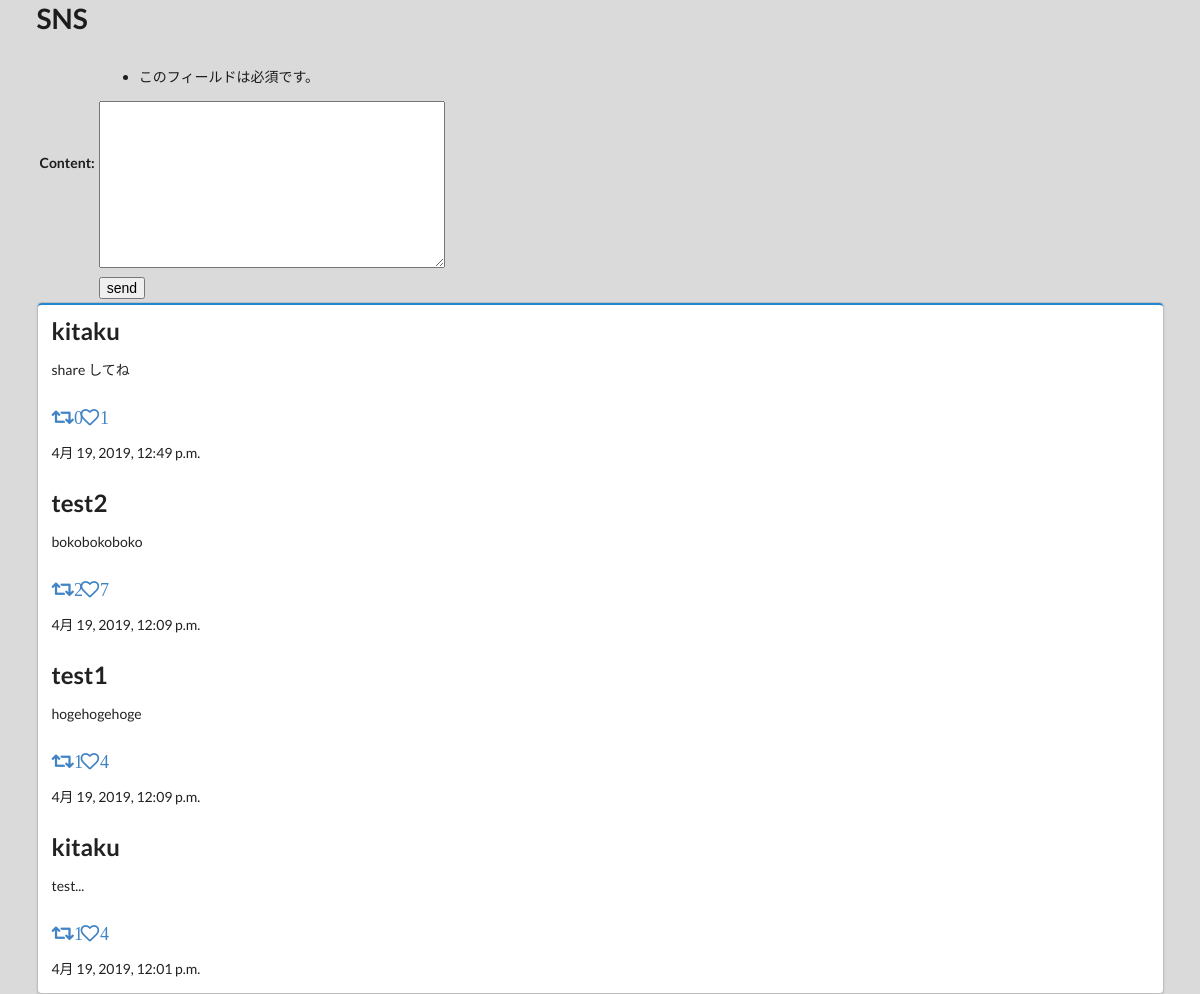
Page /sns/ (signed in) on the earlier database version.
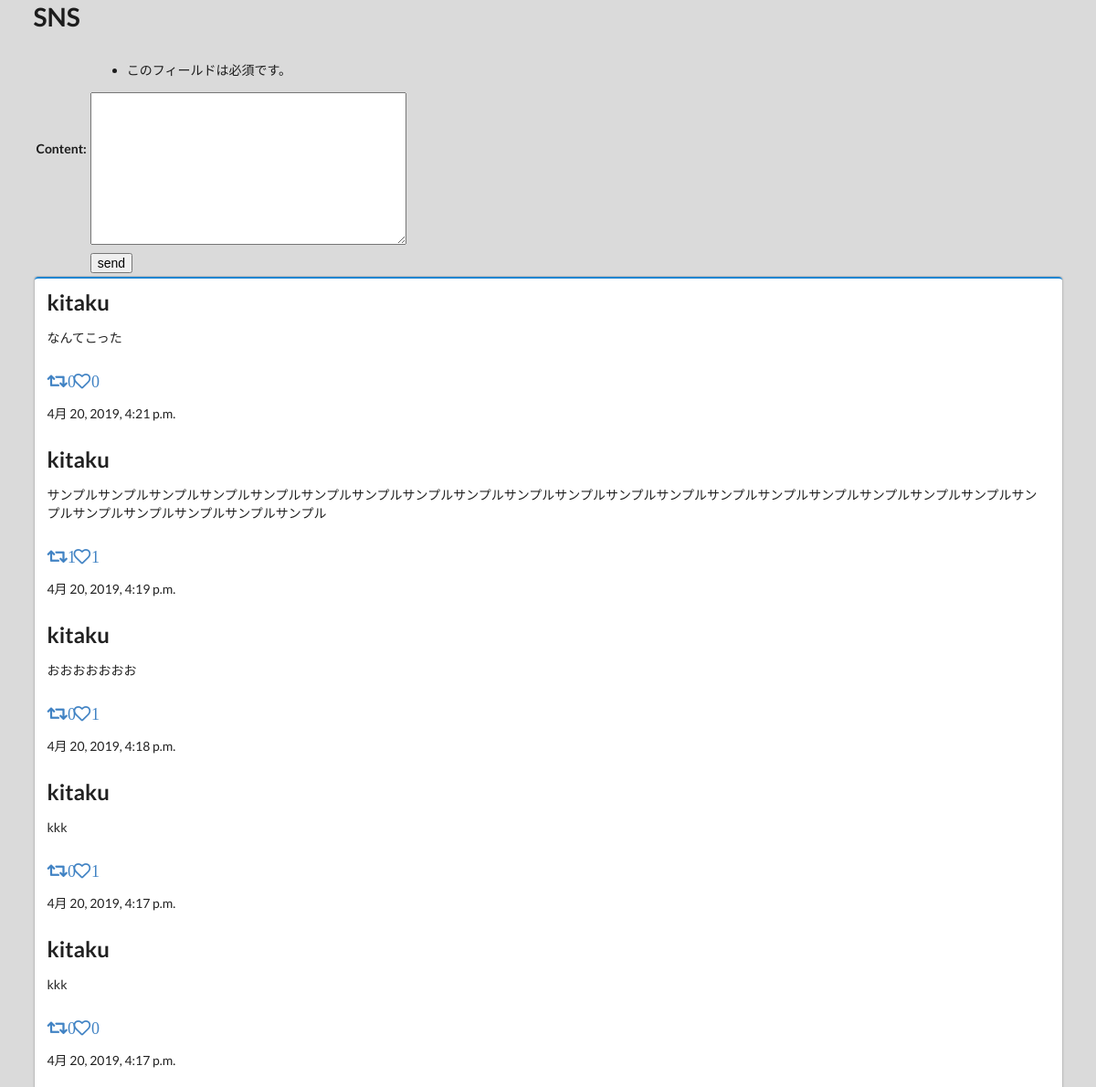
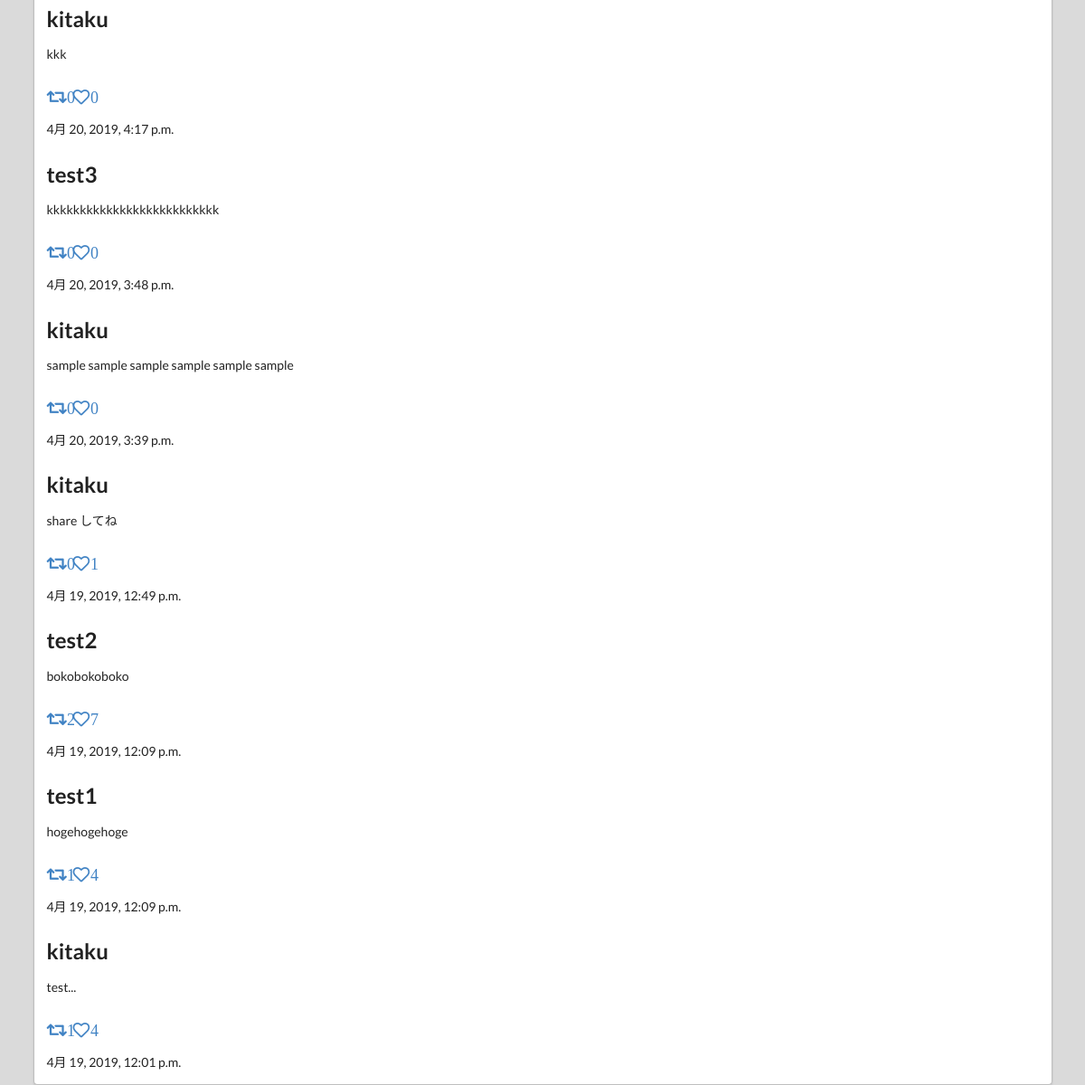
Same page on the later database version (2 pictures, top to bottom).
### sns/models.py (models this page shows)
class Message(models.Model):
    owner = models.ForeignKey(User, on_delete=models.CASCADE, related_name='message_owner')
    content = models.TextField(max_length=280)
    share_id = models.IntegerField(default= -1)
    good_count = models.IntegerField(default=0)
    share_count = models.IntegerField(default=0)
    pub_date = models.DateTimeField(auto_now_add = True)
    def __str__(self):
        return str(self.content) + ' (' + str(self.owner) + ')'
    def get_share(self):
        return Message.objects.get(id=self.share_id)
    class Meta:
        ordering = ('-pub_date',)

### sns/views.py (the view)
# urls.py: path('', views.index, name='index'),
@login_required(login_url='/accounts/login/')
def index(request):
    if request.method == 'POST':
        content = request.POST['content']
        msg = Message()
        msg.owner = request.user
        msg.content = content
        msg.save()
        return redirect(to='/sns')
    elif request.method == 'GET':
        messages = Message.objects.all()
        form = PostForm(request.POST)
    params = {
        'login_user' : request.user,
        'form' : form,
        'contents' : messages,
    }
    return render(request, 'sns/index.html' , params)

### sns/forms.py
class PostForm(forms.Form):
    content = forms.CharField(max_length=500, widget=forms.Textarea)

### sns/templates/sns/index.html (shortened to what this page needs)
{% extends 'sns/layout.html' %}
{% block header %}
<h1>SNS</h1>
<table>
  <form class="ui form" action="{% url 'index' %}" method="post">
    {{form.as_table}}
    <tr>
      <td></td>
      <td><input type="submit" name="" value="send"></td>
    </tr>
  </form>
</table>
{% endblock %}
{% block content %}
<div class="ui segments">
  <div class="ui blue segment">
    {% for item in contents %}
    <h2 class="ui header">
      {{item.owner}}
    </h2>
    <div class="contents">
      {{item.content}}
    </div>
    <h3 class="icons">
      <a href="{% url 'share' item.id %}">
        <i class="retweet icon">{{item.share_count}}</i>
      </a>
      <a href="{% url 'good' item.id %}">
        <i class="heart outline icon">{{item.good_count}}</i>
      </a>
    </h3>
      <div class="sub header">
        {{item.pub_date}}
      </div>
    {% endfor %}
  </div>
</div>
{% endblock %}

### sns/templates/sns/layout.html (shortened to what this page needs)
{% load static %}
<!DOCTYPE html>
<html lang="ja">
  <head>
    <link rel="stylesheet" href="https://cdn.jsdelivr.net/semantic-ui/2.2.10/semantic.min.css">
    <link rel="stylesheet" type="text/css" href="{% static 'sns/style.css' %}">
  </head>
  <body>
        <div class="ui main container">
          <div class="header">
            {% block header %}
            {% endblock %}
          </div>
          <div class="content">
            {% block content %}
            {%  endblock%}
          </div>
        </div>
  </body>
</html>

### sns/static/sns/style.css (style rules this page uses)
body { background-color: #DADADA; }
,main,container { margin-top: : 100px; }

Differences in the rows shown:
added Message: owner "kitaku", content "なんてこった", share_count "0", good_count "0", pub_date "4月 20, 2019, 4:21 p.m."
added Message: owner "kitaku", content "サンプルサンプルサンプルサンプルサンプルサンプルサンプルサンプルサンプルサンプルサンプルサンプルサンプルサンプルサンプルサンプルサンプルサンプルサンプルサンプルサンプルサンプルサンプルサンプルサンプル", share_count "1", good_count "1", pub_date "4月 20, 2019, 4:19 p.m."
added Message: owner "kitaku", content "おおおおおおお", share_count "0", good_count "1", pub_date "4月 20, 2019, 4:18 p.m."
added Message: owner "kitaku", content "kkk", share_count "0", good_count "1", pub_date "4月 20, 2019, 4:17 p.m."
added Message: owner "kitaku", content "kkk", share_count "0", good_count "0", pub_date "4月 20, 2019, 4:17 p.m."
added Message: owner "kitaku", content "kkk", share_count "0", good_count "0", pub_date "4月 20, 2019, 4:17 p.m."
added Message: owner "test3", content "kkkkkkkkkkkkkkkkkkkkkkkkkk", share_count "0", good_count "0", pub_date "4月 20, 2019, 3:48 p.m."
added Message: owner "kitaku", content "sample sample sample sample sample sample", share_count "0", good_count "0", pub_date "4月 20, 2019, 3:39 p.m."
